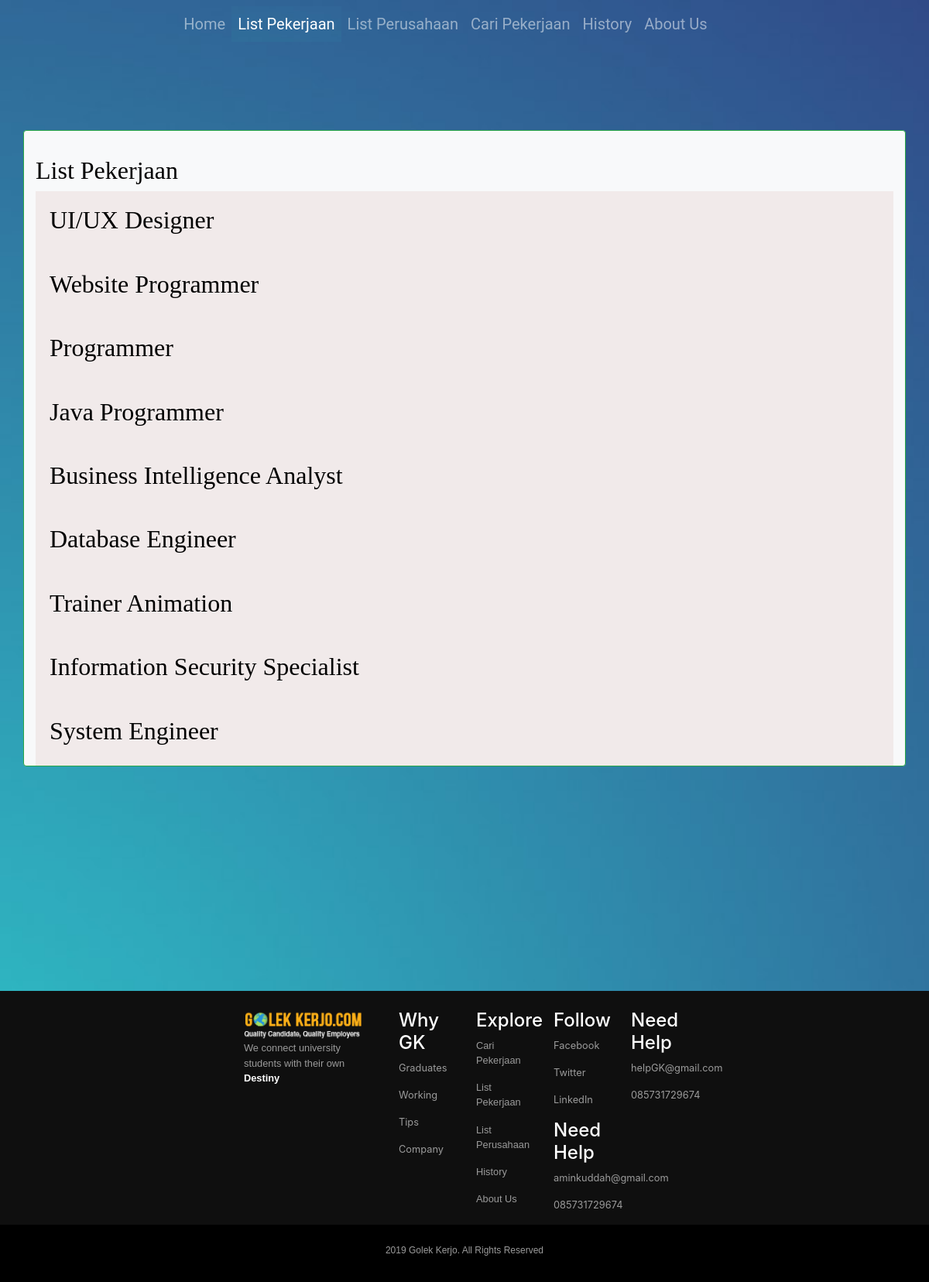
Screenshot of /module/listPekerjaan.php with the database file from the repository.
### tables this page shows
CREATE TABLE `tb_pekerjaan` (
  `id_kategori` int(11) NOT NULL,
  `nama_kategori` varchar(45) DEFAULT NULL,
  `pendidikan_terakhir` double DEFAULT NULL,
  `ipk` double DEFAULT NULL,
  `usia` double DEFAULT NULL,
  `akreditasi` double DEFAULT NULL,
  `b_inggris` double DEFAULT NULL,
  `keterangan` varchar(1000) NOT NULL,
  `syarat` varchar(1000) NOT NULL
);

### module/listPekerjaan.php (the view, shortened to what this page needs)
<?php
include '../helper/connection.php';
?>
<html lang="en">
<head>
    <link rel="stylesheet" href="https://stackpath.bootstrapcdn.com/bootstrap/4.3.1/css/bootstrap.min.css">
    <link rel="stylesheet" type="text/css" href="../css/listPekerjaan.css">
</head>
<body>
    <div id="home" class="container-fluid">
        <nav class="navbar navbar-expand-lg navbar-dark" style="font-size: 20px; font-family: Roboto;">
            <div class="navbar-collapse collapse w-100 dual-collapse2 order-1 order-md-0">
                <ul class="navbar-nav ml-auto text-center">
                    <li class="nav-item">
                        <a class="nav-link" href="index.php">Home</a>
                    </li>
                    <li class="nav-item">
                        <a class="nav-link active" href="listPekerjaan.php">List Pekerjaan</a>
                    </li>
                    <li class="nav-item">
                        <a class="nav-link" href="listPerusahaan.php">List Perusahaan</a>
                    </li>
                </ul>
            </div>
            <div class="navbar-collapse collapse w-100 dual-collapse2 order-2 order-md-2">
                <ul class="navbar-nav mr-auto text-center">
                    <li class="nav-item">
                        <a class="nav-link" href="cariPekerjaan.php">Cari Pekerjaan</a>
                    </li>
                    <li class="nav-item">
                        <a class="nav-link" href="history.php">History</a>
                    </li>
                    <li class="nav-item">
                        <a class="nav-link" href="aboutUs.php">About Us</a>
                    </li>
                </ul>
            </div>
        </nav><br><br>
        <div class="container mt-3 border border-success rounded bg-light">
            <h2 style="color:black;">List Pekerjaan</h2>
                <?php
                    $query = "SELECT * FROM tb_pekerjaan";
                    $result = mysqli_query($con, $query);
                    if(mysqli_num_rows($result) > 0){
                        while($row = mysqli_fetch_assoc($result)){
                            ?>
                            <button type="button" class="collapsible">
                                <h2><?php echo $row["nama_kategori"]; ?>
                            </button>
                    <?php }
                    }
                ?>
            <br>
        </div>
    </div><br><br><br><br><br><br><br><br><br><br><br><br><br><br><br><br><br><br><br><br>
    <?php include 'bahan.php';?>
</body>
</html>

### module/bahan.php (shortened to what this page needs)
<html>
<head>
    <link rel="stylesheet" href="https://stackpath.bootstrapcdn.com/bootstrap/4.3.1/css/bootstrap.min.css">
    <link rel="stylesheet" type="text/css" href="../css/bahan.css">
</head>
<body>
   <div class="footer">
        <div class="atas container-fluid">
            <div class="row">
                <div class="col-md-3"></div>
                <div class="namaWebsite col-md-2"><br>
                    <img src="../img/judul1.png" style="width:90%;" alt="">
                    <p><small>We connect university students with their own <span style="color:white;"><strong>Destiny</strong></span></small></p>
                </div>
                <div class="col-md-1"><br>
                    <h4 style="color:white;">Why GK</h4>
                    <a style="text-decoration: none;" href="#"><p class="why"><small>Graduates</small></p></a>
                    <a style="text-decoration: none;" href="#"><p class="why"><small>Working</small></p></a>
                    <a style="text-decoration: none;" href="#"><p class="why"><small>Tips</small></p></a>
                    <a style="text-decoration: none;" href="#"><p class="why"><small>Company</small></p></a>
                </div>
                <div class="features col-md-1"><br>
                    <h4 style="color:white;">Explore</h4>
                    <a style="text-decoration: none;" href="cariPekerjaan.php"><p class="explore"><small>Cari Pekerjaan</small></p></a>
                    <a style="text-decoration: none;" href="listPekerjaan.php"><p class="explore"><small>List Pekerjaan</small></p></a>
                    <a style="text-decoration: none;" href="listPerusahaan.php"><p class="explore"><small>List Perusahaan</small></p></a>
                    <a style="text-decoration: none;" href="history.php"><p class="explore"><small>History</small></p></a>
                    <a style="text-decoration: none;" href="aboutUs.php"><p class="explore"><small>About Us</small></p></a>
                </div>
                <div class="col-md-1"><br>
                    <h4 style="color:white;">Follow</h4>
                    <a style="text-decoration: none;" href="#"><p class="follow"><small>Facebook</small></p></a>
                    <a style="text-decoration: none;" href="#"><p class="follow"><small>Twitter</small></p></a>
                    <a style="text-decoration: none;" href="#"><p class="follow"><small>LinkedIn</small></p></a>
                    <h4 style="color:white;">Need Help</h4>
                    <a style="text-decoration: none;" href="#"><p class="help"><small>aminkuddah@gmail.com</small></p></a>
                    <a style="text-decoration: none;" href="#"><p class="help"><small>085731729674</small></p></a>
                </div>
                <div class="col-md-1"><br>
                    <h4 style="color:white;">Need Help</h4>
                    <a style="text-decoration: none;" href="#"><p class="help"><small>helpGK@gmail.com</small></p></a>
                    <a style="text-decoration: none;" href="#"><p class="help"><small>085731729674</small></p></a>
                </div>
            </div>
        </div>
        <div class="bawah subfooter clearfix">
            <div class="" style="text-align: center;"><br>
                <label class="namaWebsite">2019 Golek Kerjo. All Rights Reserved</label>
            </div><br>
        </div>
    </div>
</body>
</html>

### css/listPekerjaan.css (style rules this page uses)
body { background-image: url(../img/gradien1.jpg); background-repeat: no-repeat; background-size: cover; background-attachment:fixed; }
#home { opacity: 100.5; height : 100vh; font-family: Kelly Slab; font-size: 30px; color: white; }
button { border: none; outline:none; }
.collapsible { background-color: rgb(241, 234, 234); color: black; cursor: pointer; padding: 18px; width: 100%; border: none; text-align: left; outline: none; font-size: 15px; }
.active, .collapsible:hover { background-image: url(../img/gradien1.jpg); color: white; }

### css/bahan.css (style rules this page uses)
.footer .atas { width: 100%; background-color: rgba(15, 15, 15, 15); }
.footer .bawah { width: 100%; background-color: #000; }
.atas .namaWebsite { font-family: Arial, Helvetica, sans-serif; font-size: 16px; color: #9b9b9b; }
.atas .explore { font-family: Arial, Helvetica, sans-serif; font-size: 16px; color: #9b9b9b; text-decoration: none; }
.atas .why { color: #9b9b9b; }
.atas .explore { color: #9b9b9b; }
.atas .follow { color: #9b9b9b; }
.atas .help { color: #9b9b9b; }
.bawah .namaWebsite { font-family: Arial, Helvetica, sans-serif; font-size: 12px; color: #9b9b9b; }

### rows the page displays
tb_pekerjaan: nama_kategori "UI/UX Designer"
tb_pekerjaan: nama_kategori "Website Programmer"
tb_pekerjaan: nama_kategori "Programmer"
tb_pekerjaan: nama_kategori "Java Programmer"
tb_pekerjaan: nama_kategori "Business Intelligence Analyst"
tb_pekerjaan: nama_kategori "Database Engineer"
tb_pekerjaan: nama_kategori "Trainer Animation"
tb_pekerjaan: nama_kategori "Information Security Specialist"
tb_pekerjaan: nama_kategori "System Engineer"
